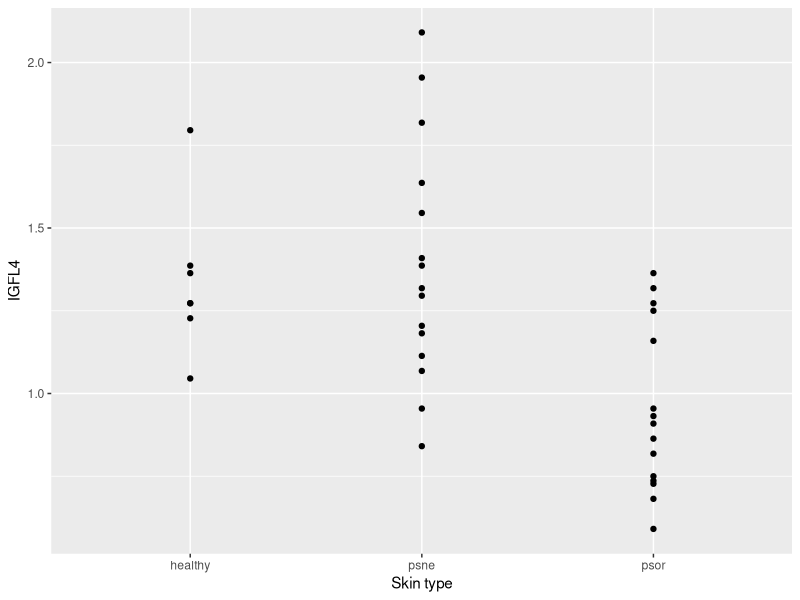
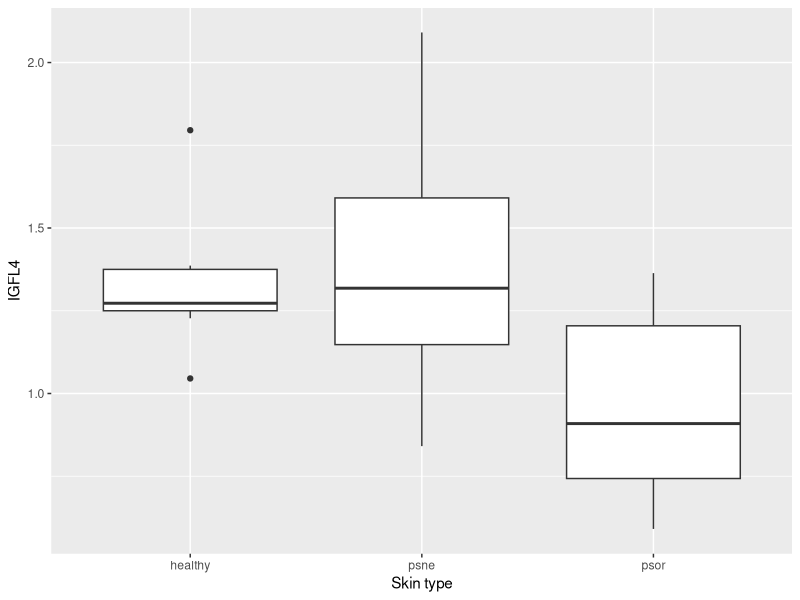

Reproduce these figures in R, in order.
## ---- chunk 1
knitr::opts_chunk$set(echo = TRUE, eval = TRUE, warning = FALSE)
## ---- chunk 2
#install.packages("tidyverse")
#install.packages("readxl")
#install.packages("emmeans")
library(tidyverse)
library(readxl)
library(emmeans)
## ---- chunk 3
# Read in the data from Excel file and call it psoriasisData
psoriasisData <- read_excel("./data/psoriasis.xlsx")

# View the top rows of the dataset
head(psoriasisData)

# Extract the data of interest containing the IGFL4 expression levels and skin sample type from the dataset and call this subset psorData
psorData  <- select(psoriasisData, type, IGFL4)

# View the top rows of the dataset psorData
head(psorData)

# Just a bonus script in case you would like to select all data columns except for IGFL4
# psorDataG <- select(psoriasisData, -IGFL4)

# Change variable named 'type' to factor so that we can use in our analysis in the nextt steps
# First let's check if it is character
is.character(psorData$type)
# Now change to factor
psorData <- mutate(psorData, type = factor(type))
# Again, let's check if it is factor now
is.factor(psorData$type)

# Check that there are 15, 15 and 7 skin samples in the three groups. Hint: count()
count(psorData, type)
## ---- chunk 4
# (1) a plot showing three groups of skin samples (healthy, psne, psor) and IGFL4 expression levels from each skin sample
ggplot(psorData, aes(x=type, y=IGFL4)) +
  geom_point() + 
  labs(x="Skin type", y="IGFL4")

# (2) a boxplot for the same group-wise comparison. Hint: geom_boxplot()
ggplot(psorData, aes(x=type, y=IGFL4)) +
  geom_boxplot() + 
  labs(x="Skin type", y="IGFL4")

# And finally, obtain the group-wise (healthy, psne, psor) descriptive statistics (mean, median and standard deviation). Hint: group_by()
psorData %>% 
  group_by(type) %>% 
  summarise(avg=mean(IGFL4), 
            median=median(IGFL4), 
            sd=sd(IGFL4))
## ---- chunk 5
# oneway analysis of variance (ANOVA)
oneway <- lm(log(IGFL4) ~ type, data=psorData)

# View the model coefficients
oneway
## ---- chunk 6
# Carry out an $F$-test for the overall effect of the explanatory (i.e. independent) variable
drop1(oneway,test="F")

## ---- chunk 7
# Run emmeans
emmeans(oneway,~type)

# Perform post hoc pairwise comparisons
pairs(emmeans(oneway,~type))
